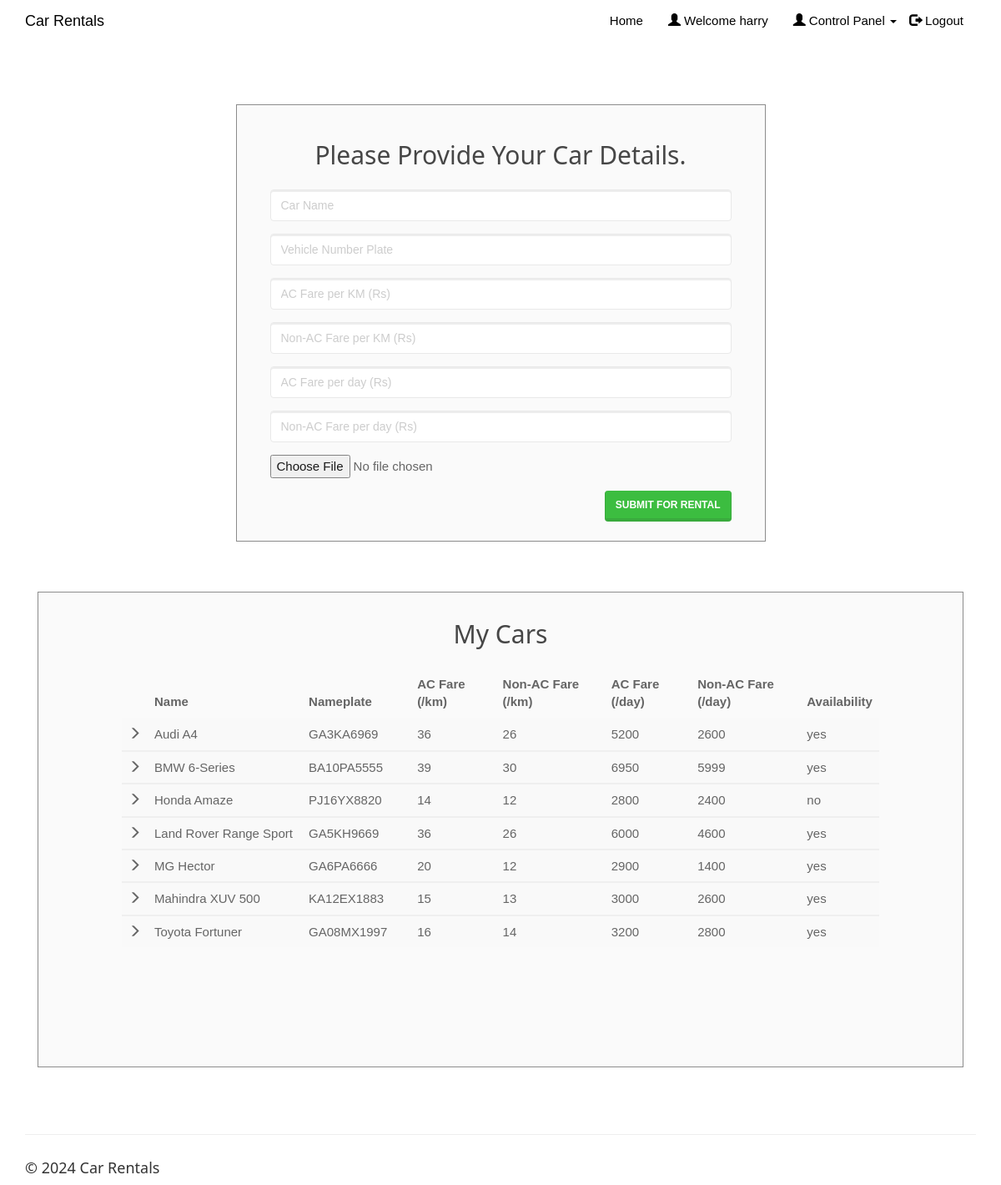
The page /entercar.php (signed in) on the database its author committed.
### tables this page shows
CREATE TABLE IF NOT EXISTS  cars (
 car_id  int(20) NOT NULL,
   car_name  varchar(50) NOT NULL,
   car_nameplate  varchar(50) NOT NULL,
   car_img  varchar(50) DEFAULT  'NA' ,
   ac_price  float NOT NULL,
   non_ac_price  float NOT NULL,
   ac_price_per_day  float NOT NULL,
   non_ac_price_per_day  float NOT NULL,
   car_availability  varchar(10) NOT NULL
);

### entercar.php (the view, shortened to what this page needs)
<!DOCTYPE html>
<html>
<?php
include('session_client.php'); ?>
<head>
    <link rel="stylesheet" href="assets/bootstrap/css/bootstrap.min.css">
    <link rel="stylesheet" href="assets/fonts/font-awesome.min.css">
    <link rel="stylesheet" type="text/css" href="assets/css/customerlogin.css">
    <link rel="stylesheet" href="assets/w3css/w3.css">
    <link rel="stylesheet" type="text/css" media="screen" href="assets/css/clientpage.css" />
</head>
<body>
    <nav class="navbar navbar-custom navbar-fixed-top" role="navigation" style="color: black">
        <div class="container">
            <div class="navbar-header">
                <a class="navbar-brand page-scroll" href="index.php">
                   Car Rentals </a>
            </div>
            <?php
                if(isset($_SESSION['login_client'])){
            ?>
            <div class="collapse navbar-collapse navbar-right navbar-main-collapse">
                <ul class="nav navbar-nav">
                    <li>
                        <a href="index.php">Home</a>
                    </li>
                    <li>
                        <a href="#"><span class="glyphicon glyphicon-user"></span> Welcome <?php echo $_SESSION['login_client']; ?></a>
                    </li>
                    <li>
                    <ul class="nav navbar-nav navbar-right">
            <li><a href="#" class="dropdown-toggle active" data-toggle="dropdown" role="button" aria-haspopup="true" aria-expanded="false"><span class="glyphicon glyphicon-user"></span> Control Panel <span class="caret"></span> </a>
            </li>
          </ul>
                    </li>
                    <li>
                        <a href="logout.php"><span class="glyphicon glyphicon-log-out"></span> Logout</a>
                    </li>
                </ul>
            </div>
            <?php
                }
                ?>
        </div>
    </nav>
    <div class="container" style="margin-top: 65px;" >
    <div class="col-md-7" style="float: none; margin: 0 auto;">
      <div class="form-area">
        <form role="form" action="entercar1.php" enctype="multipart/form-data" method="POST">
        <br style="clear: both">
          <h3 style="margin-bottom: 25px; text-align: center; font-size: 30px;"> Please Provide Your Car Details. </h3>
          <div class="form-group">
            <input type="text" class="form-control" id="car_name" name="car_name" placeholder="Car Name " required autofocus="">
          </div>
          <div class="form-group">
            <input type="text" class="form-control" id="car_nameplate" name="car_nameplate" placeholder="Vehicle Number Plate" required>
          </div>
          <div class="form-group">
            <input type="text" class="form-control" id="ac_price" name="ac_price" placeholder="AC Fare per KM (Rs)" required>
          </div>
          <div class="form-group">
            <input type="text" class="form-control" id="non_ac_price" name="non_ac_price" placeholder="Non-AC Fare per KM (Rs)" required>
          </div>
          <div class="form-group">
            <input type="text" class="form-control" id="ac_price_per_day" name="ac_price_per_day" placeholder="AC Fare per day (Rs)" required>
          </div>
          <div class="form-group">
            <input type="text" class="form-control" id="non_ac_price_per_day" name="non_ac_price_per_day" placeholder="Non-AC Fare per day (Rs)" required>
          </div>
          <div class="form-group">
            <input name="uploadedimage" type="file">
          </div>
           <button type="submit" id="submit" name="submit" class="btn btn-success pull-right"> Submit for Rental</button>
        </form>
      </div>
    </div>
        <div class="col-md-12" style="float: none; margin: 0 auto;">
    <div class="form-area" style="padding: 0px 100px 100px 100px;">
        <form action="" method="POST">
        <br style="clear: both">
          <h3 style="margin-bottom: 25px; text-align: center; font-size: 30px;"> My Cars </h3>
<?php
$user_check=$_SESSION['login_client'];
$sql = "SELECT * FROM cars WHERE car_id IN (SELECT car_id FROM clientcars WHERE client_username='$user_check');";
$result = mysqli_query($conn, $sql);
if (mysqli_num_rows($result) > 0) {
  ?>
<div style="overflow-x:auto;">
  <table class="table table-striped">
    <thead class="thead-dark">
      <tr>
        <th></th>
        <th width="24%"> Name</th>
        <th width="15%"> Nameplate </th>
        <th width="13%"> AC Fare (/km) </th>
        <th width="17%"> Non-AC Fare (/km)</th>
        <th width="13%"> AC Fare (/day)</th>
        <th width="17%"> Non-AC Fare (/day)</th>
        <th width="1%"> Availability </th>
      </tr>
    </thead>
    <?PHP
      while($row = mysqli_fetch_assoc($result)){
    ?>
  <tbody>
    <tr>
      <td> <span class="glyphicon glyphicon-menu-right"></span> </td>
      <td><?php echo $row["car_name"]; ?></td>
      <td><?php echo $row["car_nameplate"]; ?></td>
      <td><?php echo $row["ac_price"]; ?></td>
      <td><?php echo $row["non_ac_price"]; ?></td>
      <td><?php echo $row["ac_price_per_day"]; ?></td>
      <td><?php echo $row["non_ac_price_per_day"]; ?></td>
      <td><?php echo $row["car_availability"]; ?></td>
    </tr>
  </tbody>
  <?php } ?>
  </table>
  </div>
    <br>
  <?php } else { ?>
  <h4><center>0 Cars available</center> </h4>
  <?php } ?>
        </form>
</div>
        </div>
    </div>
</body>
<footer class="site-footer">
        <div class="container">
            <hr>
            <div class="row">
                <div class="col-sm-6">
                    <h5>© <?php echo date("Y"); ?> Car Rentals</h5>
                </div>
            </div>
        </div>
    </footer>
</html>

### assets/css/customerlogin.css (style rules this page uses)
body, html { height: 100%; }
body { padding-top: 50px; background-size: 100%; }
footer { display: block; }

### assets/w3css/w3.css (style rules this page uses)
*,*:before,*:after { box-sizing:inherit }
html { -ms-text-size-adjust:100%;-webkit-text-size-adjust:100% }
body { margin:0 }
article,aside,details,figcaption,figure,footer,header,main,menu,nav,section,summary { display:block }
a { background-color:transparent;-webkit-text-decoration-skip:objects }
hr { box-sizing:content-box;height:0;overflow:visible }
button,input,select,textarea { font:inherit;margin:0 }
button,input { overflow:visible }
button,select { text-transform:none }
button,html [type=button],[type=reset],[type=submit] { -webkit-appearance:button }
html,body { font-family:Verdana,sans-serif;font-size:15px;line-height:1.5 }
html { overflow-x:hidden }
h3 { font-size:24px }
h5 { font-size:18px }
h1,h2,h3,h4,h5,h6 { font-family:"Segoe UI",Arial,sans-serif;font-weight:400;margin:10px 0 }
hr { border:0;border-top:1px solid #eee;margin:20px 0 }
a { color:inherit }

### assets/css/clientpage.css (style rules this page uses)
.form-area { background-color: #FAFAFA; padding: 10px 40px 60px; margin: 10px 0px 60px; border: 1px solid GREY; opacity: 0.9; }

### rows shown on the page
cars: car_name "Audi A4", car_nameplate "GA3KA6969", ac_price "36", non_ac_price "26", ac_price_per_day "5200", non_ac_price_per_day "2600", car_availability "yes"
cars: car_name "BMW 6-Series", car_nameplate "BA10PA5555", ac_price "39", non_ac_price "30", ac_price_per_day "6950", non_ac_price_per_day "5999", car_availability "yes"
cars: car_name "Honda Amaze", car_nameplate "PJ16YX8820", ac_price "14", non_ac_price "12", ac_price_per_day "2800", non_ac_price_per_day "2400", car_availability "no"
cars: car_name "Land Rover Range Sport", car_nameplate "GA5KH9669", ac_price "36", non_ac_price "26", ac_price_per_day "6000", non_ac_price_per_day "4600", car_availability "yes"
cars: car_name "MG Hector", car_nameplate "GA6PA6666", ac_price "20", non_ac_price "12", ac_price_per_day "2900", non_ac_price_per_day "1400", car_availability "yes"
cars: car_name "Mahindra XUV 500", car_nameplate "KA12EX1883", ac_price "15", non_ac_price "13", ac_price_per_day "3000", non_ac_price_per_day "2600", car_availability "yes"
cars: car_name "Toyota Fortuner", car_nameplate "GA08MX1997", ac_price "16", non_ac_price "14", ac_price_per_day "3200", non_ac_price_per_day "2800", car_availability "yes"

### other values the page prints
$_SESSION['login_client'] "harry"
